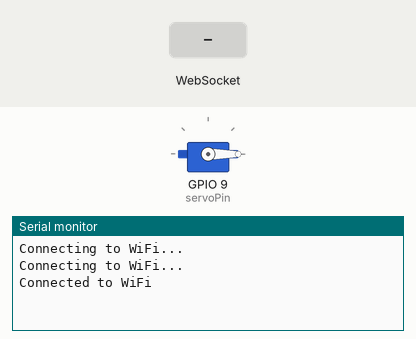
The sketch below on a simulated ESP32. On the bench: servo, the last lines printed to the serial monitor. Inputs (shaded band) come from the test bench. WiFi joins after 1.5 s; servers stay silent unless stated.

Above: at 3.2 s.
3.3 s: WebSocket text "move" received
At 4.2 s:
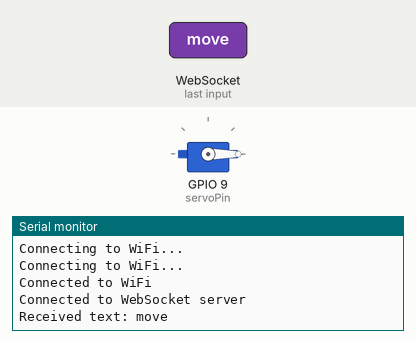
4.8 s: WebSocket text "5" received
At 5.3 s:
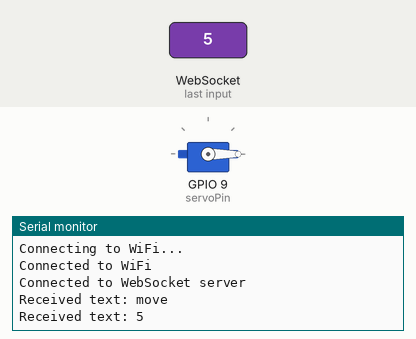

The sketch:

Servo_websocket.ino
```cpp
#include <ESP32Servo.h>
#include <WiFi.h>
#include <WebSocketsClient.h>
#include <Servo.h>

const char* ssid = "iPhone";
const char* password = "V33eEr553Ft";

const char* websocket_server_host = "localhost";
const int websocket_server_port = 8080;
const char* websocket_path = "/servo";

WebSocketsClient webSocket;
Servo myServo;
const int servoPin = 9;

void setup() {
  Serial.begin(115200);

  // Connect to Wi-Fi
  WiFi.begin(ssid, password);
  while (WiFi.status() != WL_CONNECTED) {
    delay(1000);
    Serial.println("Connecting to WiFi...");
  }
  Serial.println("Connected to WiFi");

  // Initialize servo
  myServo.attach(servoPin);
  myServo.write(0);

  // Initialize WebSocket
  webSocket.begin(websocket_server_host, websocket_server_port, websocket_path);
  webSocket.onEvent(webSocketEvent);
}

void loop() {
  webSocket.loop();
}

void webSocketEvent(WStype_t type, uint8_t * payload, size_t length) {
  switch(type) {
    case WStype_DISCONNECTED:
      Serial.println("Disconnected from WebSocket server");
      break;
    case WStype_CONNECTED:
      Serial.println("Connected to WebSocket server");
      webSocket.sendTXT("Hello server");
      break;
    case WStype_TEXT:
      Serial.printf("Received text: %s\n", payload);
      String message = String((char*)payload);
      if (message.startsWith("move")) {
        int angle = message.substring(5).toInt();
        myServo.write(angle);
      }
      break;
  }
}
```

Measured:
- after the input at 3.3 s, the serial monitor: prints a new line at once (image 1)
- after the input at 4.8 s, the serial monitor: prints a new line at once (image 2)
